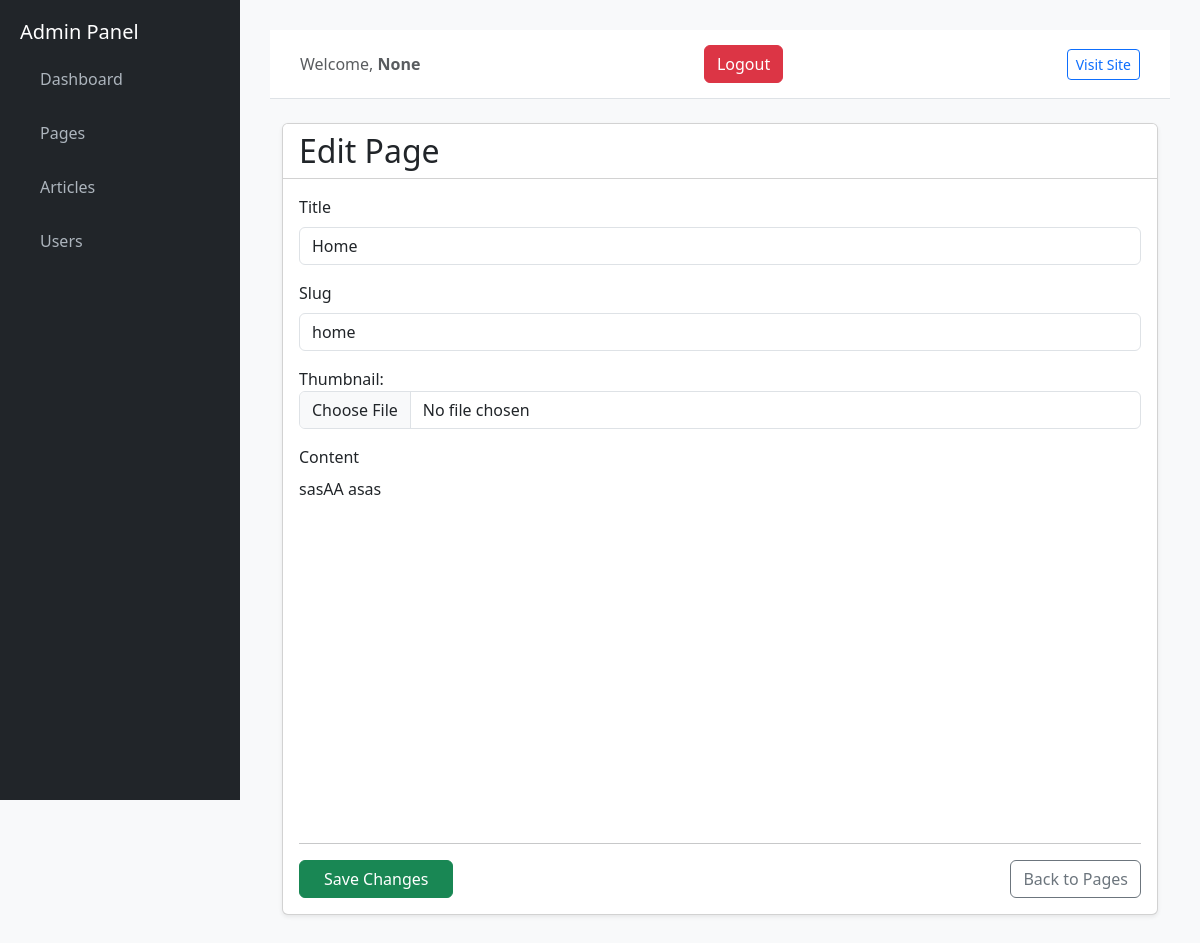
/admin/edit-page/1, run on an earlier commit of the app's database.
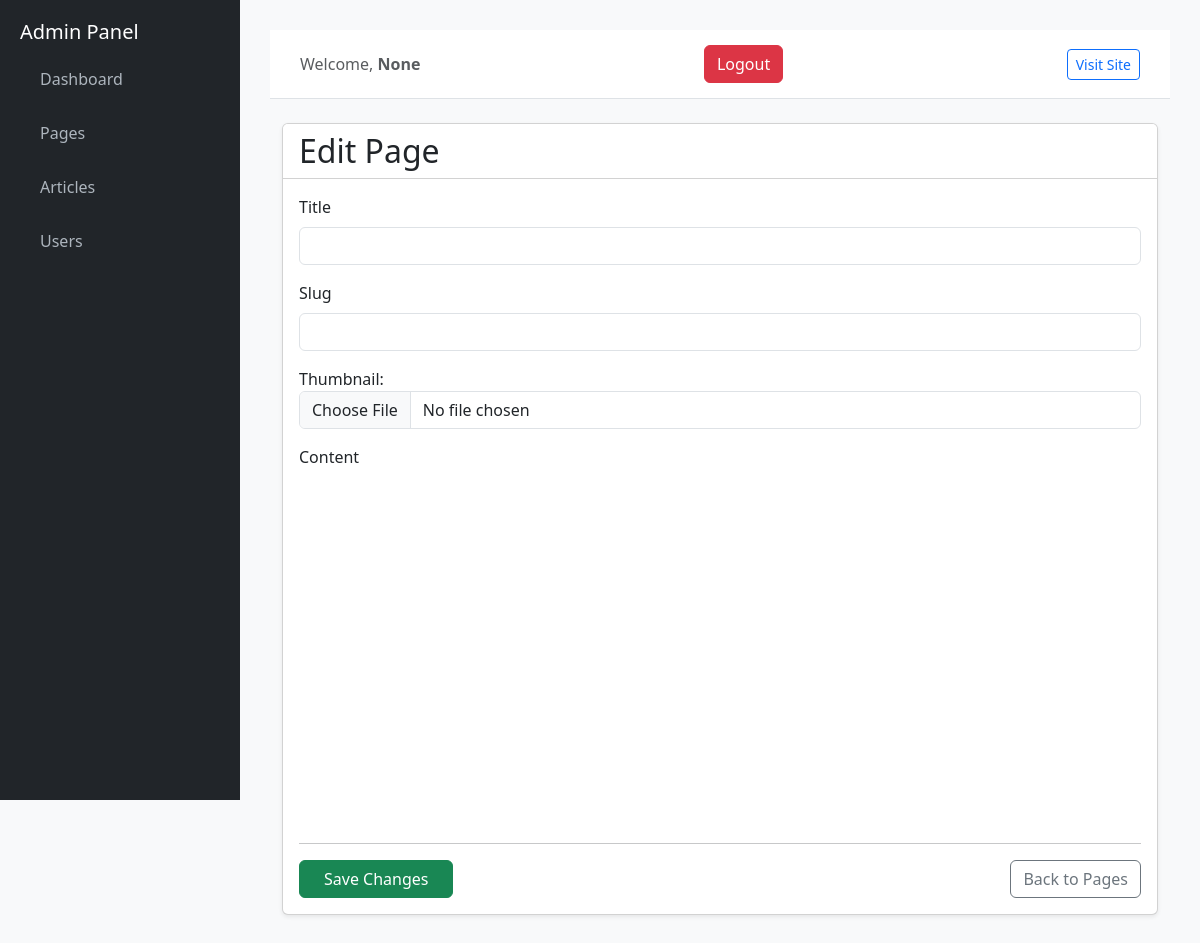
And on a later commit of the database.
### tables this page shows
CREATE TABLE pages (
            id INTEGER PRIMARY KEY AUTOINCREMENT,
            title TEXT NOT NULL,
            slug TEXT NOT NULL UNIQUE,
            content TEXT NOT NULL,
            created_at TIMESTAMP DEFAULT CURRENT_TIMESTAMP
        , thumbnail TEXT);

### admin_app/routes.py (the view, shortened to what this page needs)
@admin_bp.route("/edit-page/<int:id>", methods=["GET", "POST"])
def edit_page_view(id):
    conn = get_db()
    page = conn.execute("SELECT * FROM pages WHERE id=?", (id,)).fetchone()
    conn.close()
    return render_template("edit_page.html", page=page)

### admin_app/routes.py (called while the page is built)
def get_db():
    conn = sqlite3.connect(DB_NAME)
    conn.row_factory = sqlite3.Row
    return conn

### admin_app/templates/edit_page.html (shortened to what this page needs)
{% extends "admin_base.html" %}
{% block content %}
<div class="container mt-4">
    <div class="card shadow-sm">
        <div class="card-header bg-white">
            <h2 class="mb-0">Edit Page</h2>
        </div>
        <div class="card-body">
            <form method="POST" enctype="multipart/form-data" id="editForm">
                <div class="mb-3">
                    <label class="form-label font-weight-bold">Title</label>
                    <input type="text" name="title" value="{{ page['title'] }}" class="form-control" required>
                </div>
                <div class="mb-3">
                    <label class="form-label font-weight-bold">Slug</label>
                    <input type="text" name="slug" value="{{ page['slug'] }}" class="form-control" required>
                </div>
                <div class="mb-3">
    <label>Thumbnail:</label><br>
    <input type="file" name="thumbnail" class="form-control" accept="image/*">
</div>
                <div class="mb-3">
                    <label class="form-label font-weight-bold">Content</label>
                    <div id="editor-container" style="height:350px; background:#fff;">
                        {{ page['content'] | safe }}
                    </div>
                </div>
                <hr>
                <div class="d-flex justify-content-between">
                    <button type="submit" class="btn btn-success px-4">Save Changes</button>
                    <a href="{{ url_for('admin.pages_view') }}" class="btn btn-outline-secondary">Back to Pages</a>
                </div>
            </form>
        </div>
    </div>
</div>
<link href="https://cdn.quilljs.com/1.3.6/quill.snow.css" rel="stylesheet">
{% endblock %}

What changed in the data, as far as the page shows it:
removed pages: title "Home", slug "home", content "sasAA asas"
